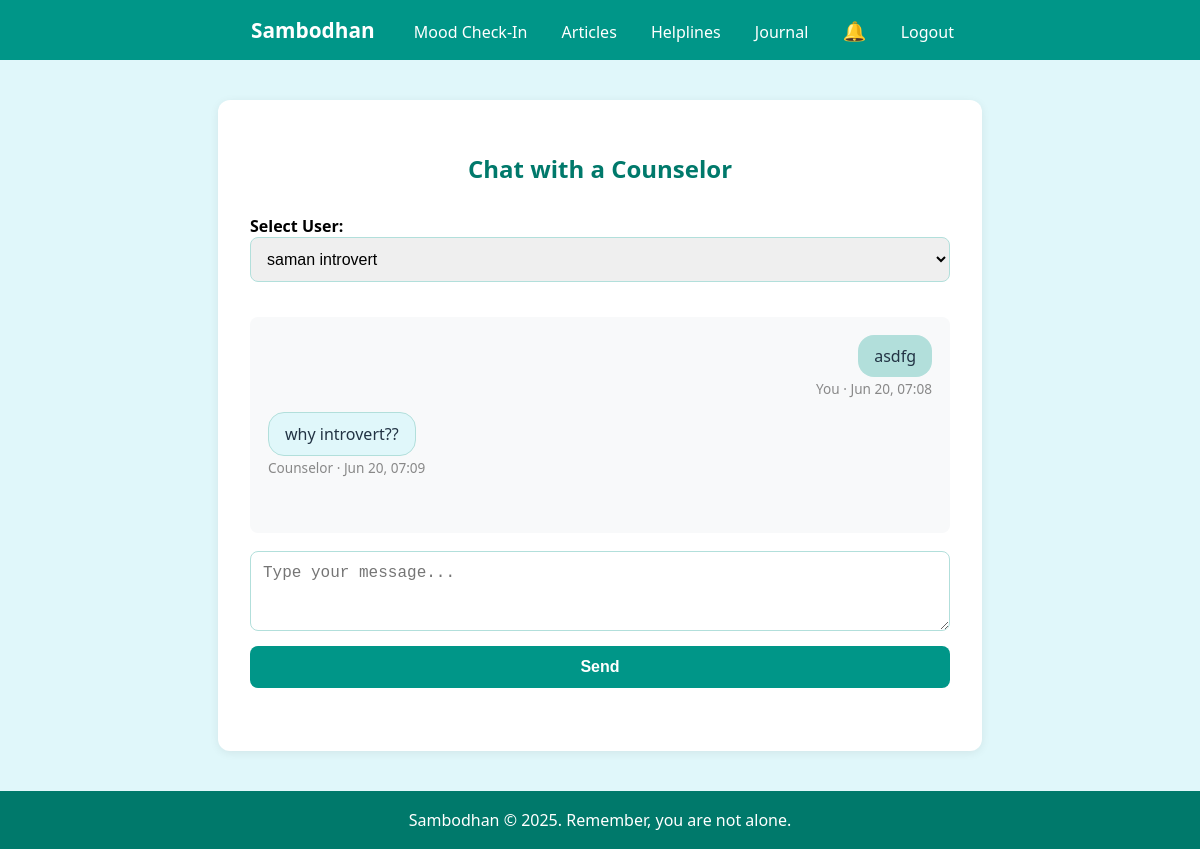
/pages/council_chat.php (signed in), run on the app's committed database.
### tables this page shows
CREATE TABLE `council_messages` (
  `id` int(11) NOT NULL,
  `user_id` int(11) NOT NULL,
  `counselor_id` int(11) NOT NULL,
  `sender` enum('user','counselor') NOT NULL,
  `message` text NOT NULL,
  `created_at` timestamp NOT NULL DEFAULT current_timestamp()
);

### pages/council_chat.php (the view, shortened to what this page needs)
<?php
include_once '../includes/navbar.php';
$conn = new mysqli('localhost', 'root', '', 'sambodhan');
$user_id = $_SESSION['user_id'];
$is_counciler = false;
$res = $conn->query("SELECT is_counciler FROM users WHERE id = $user_id");
if ($res && $row = $res->fetch_assoc()) {
    $is_counciler = $row['is_counciler'] == 1;
}
$chat_with = null;
if ($is_counciler) {
    $users = $conn->query("SELECT DISTINCT u.id, u.username FROM council_messages m JOIN users u ON m.user_id = u.id WHERE m.counselor_id = $user_id");
    if (isset($_GET['user'])) {
        $chat_with = intval($_GET['user']);
    } elseif ($users && $u = $users->fetch_assoc()) {
        $chat_with = $u['id'];
    }
}
$messages = [];
if ($chat_with) {
    if ($is_counciler) {
        $q = $conn->prepare("SELECT * FROM council_messages WHERE user_id = ? AND counselor_id = ? ORDER BY created_at ASC");
        $q->bind_param('ii', $chat_with, $user_id);
    } else {
        $q = $conn->prepare("SELECT * FROM council_messages WHERE user_id = ? AND counselor_id = ? ORDER BY created_at ASC");
        $q->bind_param('ii', $user_id, $chat_with);
    }
    $q->execute();
    $res = $q->get_result();
    while ($row = $res->fetch_assoc()) $messages[] = $row;
}
?>
<!DOCTYPE html>
<html lang="en">
<head>
</head>
<body>
<div class="container">
    <h2 class="page-header">Chat with a Counselor</h2>
    <?php if ($is_counciler): ?>
        <div class="user-list">
            <form method="get" action="council_chat.php">
                <label for="user">Select User:</label>
                <select name="user" id="user" onchange="this.form.submit()">
                    <?php $users = $conn->query("SELECT DISTINCT u.id, u.username FROM council_messages m JOIN users u ON m.user_id = u.id WHERE m.counselor_id = $user_id");
                    while ($u = $users->fetch_assoc()): ?>
                        <option value="<?php echo $u['id']; ?>" <?php if ($chat_with == $u['id']) echo 'selected'; ?>><?php echo htmlspecialchars($u['username']); ?></option>
                    <?php endwhile; ?>
                </select>
            </form>
        </div>
    <?php endif; ?>
    <?php if ($chat_with): ?>
        <div class="chat-box" id="chat-box">
            <?php if (empty($messages)): ?>
                <p style="color:#888;">No messages yet. Start the conversation!</p>
            <?php else: ?>
                <?php foreach ($messages as $msg): ?>
                    <div class="msg <?php echo $msg['sender']; ?>">
                        <div class="bubble"><?php echo nl2br(htmlspecialchars($msg['message'])); ?></div>
                        <div class="meta"><?php echo ($msg['sender'] == 'user' ? 'You' : 'Counselor'); ?> &middot; <?php echo date('M j, H:i', strtotime($msg['created_at'])); ?></div>
                    </div>
                <?php endforeach; ?>
            <?php endif; ?>
        </div>
        <form method="post" action="council_chat.php<?php echo $is_counciler ? '?user=' . $chat_with : ''; ?>">
            <textarea name="message" rows="3" placeholder="Type your message..." required></textarea>
            <input type="submit" value="Send">
        </form>
    <?php endif; ?>
</div>
<?php include_once '../includes/footer.php'; ?>
</body>
</html>

### pages/council_chat.php (style rules this page uses)
body { background: #e0f7fa; font-family: 'Segoe UI', Arial, sans-serif; margin: 0; }
.container { max-width: 700px; margin: 40px auto; background: #fff; border-radius: 12px; box-shadow: 0 2px 10px rgba(0,0,0,0.07); padding: 32px; }
.page-header { text-align: center; color: #00796b; margin-bottom: 30px; }
select, textarea, input[type=submit] { width: 100%; padding: 12px; border-radius: 8px; border: 1px solid #b2dfdb; margin-bottom: 15px; font-size: 1rem; }
input[type=submit] { background: #009688; color: #fff; border: none; font-weight: 600; cursor: pointer; transition: background 0.2s; }
.chat-box { background: #f8f9fa; border-radius: 8px; padding: 18px; min-height: 180px; max-height: 320px; overflow-y: auto; margin-bottom: 18px; }
.msg { margin-bottom: 14px; }
.msg.user { text-align: right; }
.msg.counselor { text-align: left; }
.msg .bubble { display: inline-block; padding: 10px 16px; border-radius: 16px; max-width: 70%; font-size: 1rem; }
.msg.user .bubble { background: #b2dfdb; color: #234; }
.msg.counselor .bubble { background: #e0f7fa; color: #234; border: 1px solid #b2dfdb; }
.msg .meta { font-size: 0.85em; color: #888; margin-top: 2px; }
.counselor-list, .user-list { margin-bottom: 20px; }
.counselor-list label, .user-list label { font-weight: 600; }

### data on the page
council_messages: message "asdfg", sender "You", created_at "Jun 20, 07:08"
council_messages: message "why introvert??", sender "Counselor", created_at "Jun 20, 07:09"

### other printed values
form field user "saman introvert"
